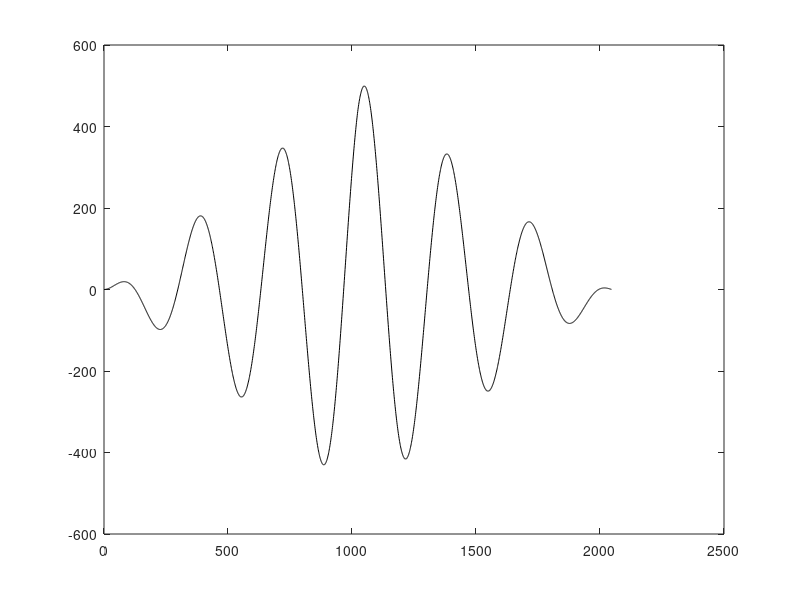

Write the MATLAB code that produced this figure.
clc,clf,clear;
Fs = 5000;%采样率
f1 = 15;
t = 0:1 / Fs:1023 / Fs; %500个点
x1 = sin(2 * pi * f1 * t);
x2 = sin(2 * pi * f1 * t + pi / 6);
y = xcorr(x1,x2);
plot(0:2046,y,'k');
